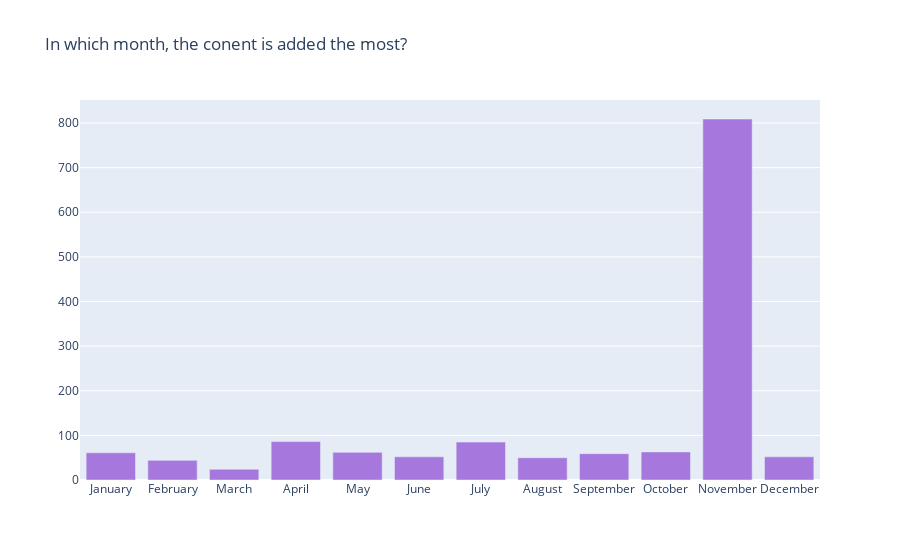

Notebook cell for this chart:
### Code cell
col = 'Month'
v1 = df['Month'].value_counts().reset_index()
v1 = v1.rename(columns = {"index" : "Month", "Month" : "Count"})
v1['Percent'] = v1['Count'].apply(lambda x : 100*x/sum(v1['Count']))
v1 = v1.sort_values('Month')

trace1 = go.Bar(x=v1['Month'], y=v1["Count"], name="TV Shows", marker=dict(color="#a678de"))
data = [trace1]
layout = go.Layout(title="In which month, the conent is added the most?", legend=dict(x=0.1, y=1.1, orientation="h"))
fig = go.Figure(data, layout=layout)
fig.show()

### Figure 1 — Plotly figure (JSON) as saved in the notebook; plotly's stock layout.template omitted (floating-point values rounded to 4 significant figures)
{"data": [{"marker": {"color": "#a678de"}, "name": "TV Shows", "type": "bar", "x": ["January", "February", "March", "April", "May", "June", "July", "August", "September", "October", "November", "December"], "y": [61, 44, 24, 86, 62, 52, 85, 50, 59, 63, 809, 52]}], "layout": {"legend": {"orientation": "h", "x": 0.1, "y": 1.1}, "title": {"text": "In which month, the conent is added the most?"}}}
